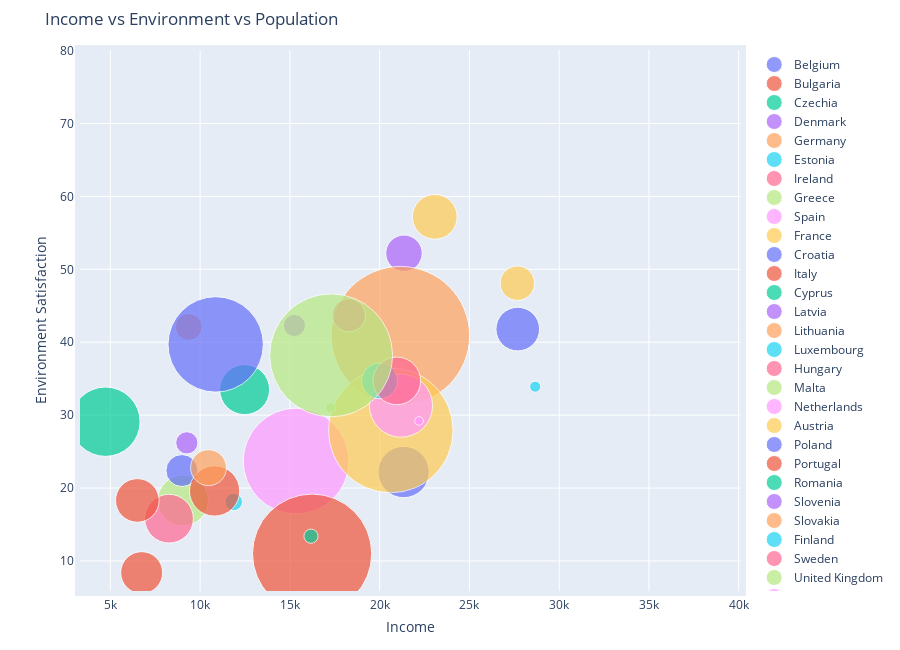

Here is the notebook cell this chart was saved with:
### Markdown cell above
### Income vs Environment Satisfaction(bubble size = population)

### Code cell
figure = bubbleplot(dataset = df, x_column='median_income', y_column='prct_env_satis_high', 
    bubble_column='country', size_column='total_pop', color_column='country',
    x_title="Income", y_title="Environment Satisfaction", title='Income vs Environment vs Population',
    x_logscale=False, scale_bubble=3, height=650)

iplot(figure, config={'scrollzoom': True})

### Figure 1 — Plotly figure (JSON) as saved in the notebook; plotly's stock layout.template omitted (floating-point values rounded to 4 significant figures)
{"data": [{"marker": {"size": [11000638], "sizemode": "area", "sizeref": 8356.0}, "mode": "markers", "name": "Belgium", "text": ["Belgium"], "type": "scatter", "x": [21335], "y": [22.2]}, {"marker": {"size": [7364570], "sizemode": "area", "sizeref": 8356.0}, "mode": "markers", "name": "Bulgaria", "text": ["Bulgaria"], "type": "scatter", "x": [6742], "y": [8.4]}, {"marker": {"size": [10436560], "sizemode": "area", "sizeref": 8356.0}, "mode": "markers", "name": "Czechia", "text": ["Czechia"], "type": "scatter", "x": [12478], "y": [33.5]}, {"marker": {"size": [5560628], "sizemode": "area", "sizeref": 8356.0}, "mode": "markers", "name": "Denmark", "text": ["Denmark"], "type": "scatter", "x": [21355], "y": [52.2]}, {"marker": {"size": [80219695], "sizemode": "area", "sizeref": 8356.0}, "mode": "markers", "name": "Germany", "text": ["Germany"], "type": "scatter", "x": [21152], "y": [40.9]}, {"marker": {"size": [1294455], "sizemode": "area", "sizeref": 8356.0}, "mode": "markers", "name": "Estonia", "text": ["Estonia"], "type": "scatter", "x": [11867], "y": [18.1]}, {"marker": {"size": [4574888], "sizemode": "area", "sizeref": 8356.0}, "mode": "markers", "name": "Ireland", "text": ["Ireland"], "type": "scatter", "x": [18286], "y": [43.7]}, {"marker": {"size": [10816286], "sizemode": "area", "sizeref": 8356.0}, "mode": "markers", "name": "Greece", "text": ["Greece"], "type": "scatter", "x": [9048], "y": [18.3]}, {"marker": {"size": [46815910], "sizemode": "area", "sizeref": 8356.0}, "mode": "markers", "name": "Spain", "text": ["Spain"], "type": "scatter", "x": [15347], "y": [23.7]}, {"marker": {"size": [64933400], "sizemode": "area", "sizeref": 8356.0}, "mode": "markers", "name": "France", "text": ["France"], "type": "scatter", "x": [20621], "y": [27.9]}, {"marker": {"size": [4284889], "sizemode": "area", "sizeref": 8356.0}, "mode": "markers", "name": "Croatia", "text": ["Croatia"], "type": "scatter", "x": [8985], "y": [22.4]}, {"marker": {"size": [59433744], "sizemode": "area", "sizeref": 8356.0}, "mode": "markers", "name": "Italy", "text": ["Italy"], "type": "scatter", "x": [16237], "y": [11]}, {"marker": {"size": [840407], "sizemode": "area", "sizeref": 8356.0}, "mode": "markers", "name": "Cyprus", "text": ["Cyprus"], "type": "scatter", "x": [16173], "y": [13.4]}, {"marker": {"size": [2070371], "sizemode": "area", "sizeref": 8356.0}, "mode": "markers", "name": "Latvia", "text": ["Latvia"], "type": "scatter", "x": [9257], "y": [26.2]}, {"marker": {"size": [3043429], "sizemode": "area", "sizeref": 8356.0}, "mode": "markers", "name": "Lithuania", "text": ["Lithuania"], "type": "scatter", "x": [9364], "y": [42.1]}, {"marker": {"size": [512353], "sizemode": "area", "sizeref": 8356.0}, "mode": "markers", "name": "Luxembourg", "text": ["Luxembourg"], "type": "scatter", "x": [28663], "y": [33.9]}, {"marker": {"size": [9937628], "sizemode": "area", "sizeref": 8356.0}, "mode": "markers", "name": "Hungary", "text": ["Hungary"], "type": "scatter", "x": [8267], "y": [15.8]}, {"marker": {"size": [417432], "sizemode": "area", "sizeref": 8356.0}, "mode": "markers", "name": "Malta", "text": ["Malta"], "type": "scatter", "x": [17264], "y": [31]}, {"marker": {"size": [16655799], "sizemode": "area", "sizeref": 8356.0}, "mode": "markers", "name": "Netherlands", "text": ["Netherlands"], "type": "scatter", "x": [21189], "y": [31.3]}, {"marker": {"size": [8401940], "sizemode": "area", "sizeref": 8356.0}, "mode": "markers", "name": "Austria", "text": ["Austria"], "type": "scatter", "x": [23071], "y": [57.2]}, {"marker": {"size": [38044565], "sizemode": "area", "sizeref": 8356.0}, "mode": "markers", "name": "Poland", "text": ["Poland"], "type": "scatter", "x": [10865], "y": [39.7]}, {"marker": {"size": [10562178], "sizemode": "area", "sizeref": 8356.0}, "mode": "markers", "name": "Portugal", "text": ["Portugal"], "type": "scatter", "x": [10805], "y": [19.6]}, {"marker": {"size": [20121641], "sizemode": "area", "sizeref": 8356.0}, "mode": "markers", "name": "Romania", "text": ["Romania"], "type": "scatter", "x": [4724], "y": [29.1]}, {"marker": {"size": [2050189], "sizemode": "area", "sizeref": 8356.0}, "mode": "markers", "name": "Slovenia", "text": ["Slovenia"], "type": "scatter", "x": [15250], "y": [42.3]}, {"marker": {"size": [5397036], "sizemode": "area", "sizeref": 8356.0}, "mode": "markers", "name": "Slovakia", "text": ["Slovakia"], "type": "scatter", "x": [10466], "y": [22.8]}, {"marker": {"size": [5375276], "sizemode": "area", "sizeref": 8356.0}, "mode": "markers", "name": "Finland", "text": ["Finland"], "type": "scatter", "x": [19997], "y": [34.7]}, {"marker": {"size": [9482855], "sizemode": "area", "sizeref": 8356.0}, "mode": "markers", "name": "Sweden", "text": ["Sweden"], "type": "scatter", "x": [20955], "y": [34.7]}, {"marker": {"size": [63182180], "sizemode": "area", "sizeref": 8356.0}, "mode": "markers", "name": "United Kingdom", "text": ["United Kingdom"], "type": "scatter", "x": [17296], "y": [38.2]}, {"marker": {"size": [315556], "sizemode": "area", "sizeref": 8356.0}, "mode": "markers", "name": "Iceland", "text": ["Iceland"], "type": "scatter", "x": [22193], "y": [29.2]}, {"marker": {"size": [4979954], "sizemode": "area", "sizeref": 8356.0}, "mode": "markers", "name": "Norway", "text": ["Norway"], "type": "scatter", "x": [27670], "y": [48.1]}, {"marker": {"size": [7954662], "sizemode": "area", "sizeref": 8356.0}, "mode": "markers", "name": "Switzerland", "text": ["Switzerland"], "type": "scatter", "x": [27692], "y": [41.8]}, {"marker": {"size": [7954662], "sizemode": "area", "sizeref": 8356.0}, "mode": "markers", "name": "Turkey", "text": ["Turkey"], "type": "scatter", "x": [6501], "y": [18.3]}], "layout": {"height": 650, "hovermode": "closest", "margin": {"b": 50, "pad": 5, "t": 50}, "showlegend": true, "title": {"text": "Income vs Environment vs Population"}, "xaxis": {"autorange": false, "range": [3307.0, 40130.0], "title": {"text": "Income"}}, "yaxis": {"autorange": false, "range": [5.88, 80.08], "title": {"text": "Environment Satisfaction"}}}}
